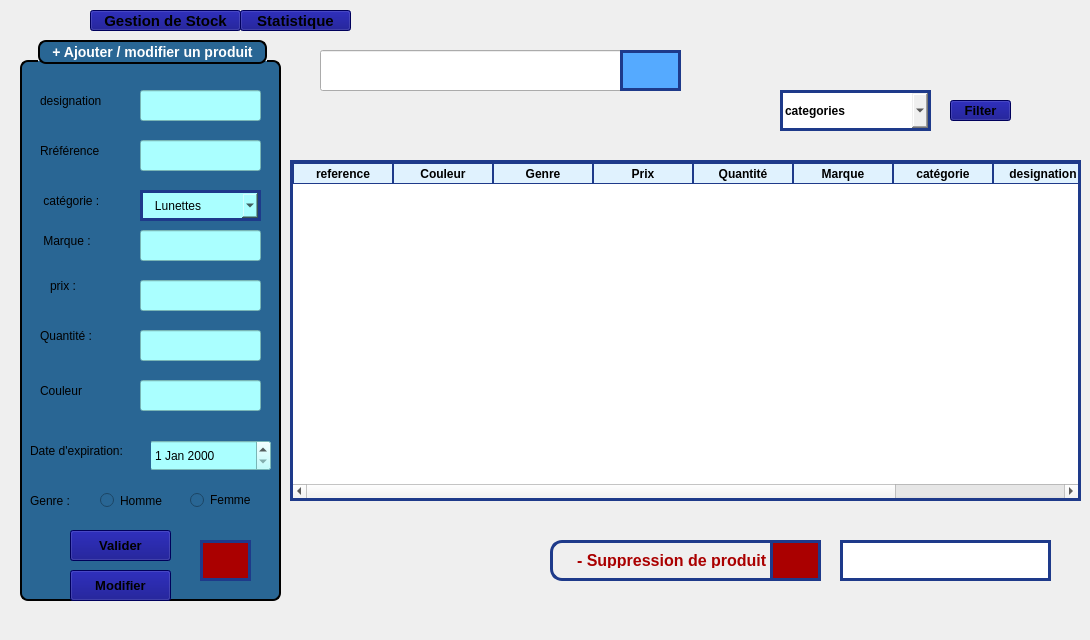
    <widget class="QWidget" name="page">
     <widget class="QStackedWidget" name="travaille_2">
      <property name="geometry">
       <rect>
        <x>10</x>
        <y>30</y>
        <width>1071</width>
        <height>601</height>
       </rect>
      </property>
      <property name="styleSheet">
       <string notr="true">/* Static design for label_9 */
QLabel#label_9 {
    font-size: 16px;
    font-weight: bold;
    padding: 10px 20px;
    border: 1px solid #93C5FD; /* light blue border */
    border-radius: 12px;
    color: #aa0000;  /* text color */
    background-color: qlineargradient(
        x1:0, y1:0, x2:0, y2:1,
        stop:0 #BFDBFE,   /* very light blue top */
        stop:1 #93C5FD    /* soft sky blue bottom */
    );
}

/* Hover effect (static, QLabel hover works) */
QLabel#label_9:hover {
    background-color: qlineargradient(
        x1:0, y1:0, x2:0, y2:1,
        stop:0 #E0F2FE,   /* almost white-blue */
        stop:1 #BFDBFE
    );
}

/* Pressed effect (optional for QLabel, not clickable by default) */
QLabel#label_9:pressed {
    background-color: #93C5FD; /* flat light blue */
}
QStackedWidget#travaille {
    border: 2px solid black;
    border-radius: 8px; /* Optional: rounded corners */
}
</string>
      </property>
      <property name="currentIndex">
       <number>0</number>
      </property>
      <widget class="QWidget" name="page_10">
       <widget class="QLineEdit" name="lineEdit_6">
        <property name="geometry">
         <rect>
          <x>830</x>
          <y>510</y>
          <width>211</width>
          <height>41</height>
         </rect>
        </property>
        <property name="styleSheet">
         <string notr="true">  border: 3px solid #1E3A8A;
color: rgb(0, 0, 0);</string>
        </property>
        <property name="text">
         <string/>
        </property>
       </widget>
       <widget class="QTableWidget" name="tableWidget">
        <property name="geometry">
         <rect>
          <x>280</x>
          <y>130</y>
          <width>791</width>
          <height>341</height>
         </rect>
        </property>
        <property name="styleSheet">
         <string notr="true">QTableWidget {
    border: 3px solid #1E3A8A;   /* outer border */
    gridline-color: #1E3A8A;     /* inner cell lines */
    color: black;                /* text color inside cells */
    background-color: white;     /* cell background */
}

QHeaderView::section {
    border: 1px solid #1E3A8A;
    color: black;                /* header text color */
    background-color: #E0F2FE;   /* light blue header background */
    font-weight: bold;
}


</string>
        </property>
        <column>
         <property name="text">
          <string>reference</string>
         </property>
         <property name="font">
          <font>
           <pointsize>10</pointsize>
          </font>
         </property>
        </column>
        <column>
         <property name="text">
          <string>Couleur</string>
         </property>
        </column>
        <column>
         <property name="text">
          <string>Genre</string>
         </property>
        </column>
        <column>
         <property name="text">
          <string>Prix</string>
         </property>
        </column>
        <column>
         <property name="text">
          <string>Quantité</string>
         </property>
        </column>
        <column>
         <property name="text">
          <string>Marque</string>
         </property>
        </column>
        <column>
         <property name="text">
          <string>catégorie</string>
         </property>
        </column>
        <column>
         <property name="text">
          <string>designation</string>
         </property>
        </column>
        <column>
         <property name="text">
          <string>Date d'expiration</string>
         </property>
        </column>
       </widget>
       <widget class="QComboBox" name="comboBox">
        <property name="geometry">
         <rect>
          <x>770</x>
          <y>60</y>
          <width>151</width>
          <height>41</height>
         </rect>
        </property>
        <property name="font">
         <font>
          <bold>true</bold>
         </font>
        </property>
        <property name="whatsThis">
         <string>&lt;html&gt;&lt;head/&gt;&lt;body&gt;&lt;p&gt;&lt;br/&gt;&lt;/p&gt;&lt;/body&gt;&lt;/html&gt;</string>
        </property>
        <property name="styleSheet">
         <string notr="true">  border: 3px solid #1E3A8A;
color: rgb(0, 0, 0);</string>
        </property>
        <item>
         <property name="text">
          <string>categories</string>
         </property>
        </item>
        <item>
         <property name="text">
          <string>prix</string>
         </property>
        </item>
        <item>
         <property name="text">
          <string>genre</string>
         </property>
        </item>
       </widget>
       <widget class="QPushButton" name="pushButton_5">
        <property name="geometry">
         <rect>
          <x>760</x>
          <y>510</y>
          <width>51</width>
          <height>41</height>
         </rect>
        </property>
        <property name="styleSheet">
         <string notr="true">border: 3px solid #1E3A8A;
background-color: rgb(170, 0, 0);</string>
        </property>
        <property name="text">
         <string/>
        </property>
        <property name="icon">
         <iconset theme="QIcon::ThemeIcon::EditDelete"/>
        </property>
       </widget>
       <widget class="QLabel" name="label_9">
        <property name="geometry">
         <rect>
          <x>540</x>
          <y>510</y>
          <width>271</width>
          <height>41</height>
         </rect>
        </property>
        <property name="styleSheet">
         <string notr="true">border: 3px solid #1E3A8A;</string>
        </property>
        <property name="text">
         <string>- Suppression de produit</string>
        </property>
       </widget>
       <widget class="QGroupBox" name="groupBox">
        <property name="geometry">
         <rect>
          <x>10</x>
          <y>10</y>
          <width>261</width>
          <height>561</height>
         </rect>
        </property>
        <property name="styleSheet">
         <string notr="true">QGroupBox {
    background-color: rgb(41, 102, 148);   /* blue background */
    border: 2px solid black;               /* black border, 2px wide */
    border-radius: 8px;                    /* rounded corners */
    margin-top: 20px;                      /* space for the title */
    color: white;                          /* title text color */
    font-weight: bold;
    font-size: 14px;
}

QGroupBox::title {
 border: 2px solid black;               /* black border, 2px wide */
    border-radius: 8px;     
background-color: rgb(41, 102, 148);
    subcontrol-origin: margin;
    subcontrol-position: top center;       /* title centered */
    padding: 2px 10px;
}</string>
        </property>
        <property name="title">
         <string>+ Ajouter / modifier un produit</string>
        </property>
        <widget class="QLineEdit" name="lineEdit_2">
         <property name="geometry">
          <rect>
           <x>120</x>
           <y>50</y>
           <width>121</width>
           <height>31</height>
          </rect>
         </property>
         <property name="styleSheet">
          <string notr="true">color: rgb(0, 0, 0);

background-color: rgb(170, 255, 255);</string>
         </property>
         <property name="text">
          <string/>
         </property>
        </widget>
        <widget class="QLineEdit" name="lineEdit_3">
         <property name="geometry">
          <rect>
           <x>120</x>
           <y>100</y>
           <width>121</width>
           <height>31</height>
          </rect>
         </property>
         <property name="styleSheet">
          <string notr="true">
background-color: rgb(170, 255, 255);
color: rgb(0, 0, 0);</string>
         </property>
         <property name="text">
          <string/>
         </property>
        </widget>
        <widget class="QDateEdit" name="dateEdit">
         <property name="geometry">
          <rect>
           <x>130</x>
           <y>400</y>
           <width>121</width>
           <height>31</height>
          </rect>
         </property>
         <property name="styleSheet">
          <string notr="true">background-color: rgb(170, 255, 255);
color: rgb(0, 0, 0);</string>
         </property>
        </widget>
        <widget class="QPushButton" name="pushButton_2">
         <property name="geometry">
          <rect>
           <x>50</x>
           <y>490</y>
           <width>101</width>
           <height>31</height>
          </rect>
         </property>
         <property name="font">
          <font>
           <pointsize>10</pointsize>
           <bold>true</bold>
          </font>
         </property>
         <property name="styleSheet">
          <string notr="true">background-color: rgb(0, 0, 127);
</string>
         </property>
         <property name="text">
          <string>Valider</string>
         </property>
         <property name="icon">
          <iconset theme="QIcon::ThemeIcon::ListAdd"/>
         </property>
        </widget>
        <widget class="QLabel" name="label_2">
         <property name="geometry">
          <rect>
           <x>20</x>
           <y>280</y>
           <width>81</width>
           <height>31</height>
          </rect>
         </property>
         <property name="styleSheet">
          <string notr="true">background-color: rgb(41, 102, 148);
</string>
         </property>
         <property name="text">
          <string>Quantité :</string>
         </property>
        </widget>
        <widget class="QLabel" name="label_11">
         <property name="geometry">
          <rect>
           <x>20</x>
           <y>180</y>
           <width>71</width>
           <height>41</height>
          </rect>
         </property>
         <property name="styleSheet">
          <string notr="true">background-color: rgb(41, 102, 148);
</string>
         </property>
         <property name="text">
          <string> Marque :</string>
         </property>
        </widget>
        <widget class="QLabel" name="label_12">
         <property name="geometry">
          <rect>
           <x>20</x>
           <y>90</y>
           <width>81</width>
           <height>41</height>
          </rect>
         </property>
         <property name="styleSheet">
          <string notr="true">background-color: rgb(41, 102, 148);
</string>
         </property>
         <property name="text">
          <string>Rréférence</string>
         </property>
        </widget>
        <widget class="QLabel" name="label_13">
         <property name="geometry">
          <rect>
           <x>20</x>
           <y>330</y>
           <width>71</width>
           <height>41</height>
          </rect>
         </property>
         <property name="styleSheet">
          <string notr="true">background-color: rgb(41, 102, 148);
</string>
         </property>
         <property name="text">
          <string>Couleur</string>
         </property>
        </widget>
        <widget class="QLabel" name="label_14">
         <property name="geometry">
          <rect>
           <x>10</x>
           <y>440</y>
           <width>61</width>
           <height>41</height>
          </rect>
         </property>
         <property name="styleSheet">
          <string notr="true">background-color: rgb(41, 102, 148);
</string>
         </property>
         <property name="text">
          <string>Genre :</string>
         </property>
        </widget>
        <widget class="QLabel" name="label_15">
         <property name="geometry">
          <rect>
           <x>20</x>
           <y>40</y>
           <width>81</width>
           <height>41</height>
          </rect>
         </property>
         <property name="styleSheet">
          <string notr="true">background-color: rgb(41, 102, 148);
</string>
         </property>
         <property name="text">
          <string>designation</string>
         </property>
        </widget>
        <widget class="QLabel" name="label_16">
         <property name="geometry">
          <rect>
           <x>10</x>
           <y>390</y>
           <width>121</width>
           <height>41</height>
          </rect>
         </property>
         <property name="styleSheet">
          <string notr="true">background-color: rgb(41, 102, 148);
</string>
         </property>
         <property name="text">
          <string>Date d'expiration:</string>
         </property>
        </widget>
        <widget class="QLineEdit" name="lineEdit_7">
         <property name="geometry">
          <rect>
           <x>120</x>
           <y>190</y>
           <width>121</width>
           <height>31</height>
          </rect>
         </property>
         <property name="styleSheet">
          <string notr="true">
background-color: rgb(170, 255, 255);
color: rgb(0, 0, 0);</string>
         </property>
         <property name="text">
          <string/>
         </property>
        </widget>
        <widget class="QLineEdit" name="lineEdit_8">
         <property name="geometry">
          <rect>
           <x>120</x>
           <y>340</y>
           <width>121</width>
           <height>31</height>
          </rect>
         </property>
         <property name="styleSheet">
          <string notr="true">background-color: rgb(170, 255, 255);
color: rgb(0, 0, 0);</string>
         </property>
         <property name="text">
          <string/>
         </property>
        </widget>
        <widget class="QLineEdit" name="lineEdit_9">
         <property name="geometry">
          <rect>
           <x>120</x>
           <y>290</y>
           <width>121</width>
           <height>31</height>
          </rect>
         </property>
         <property name="styleSheet">
          <string notr="true">background-color: rgb(170, 255, 255);
color: rgb(0, 0, 0);</string>
         </property>
         <property name="text">
          <string/>
         </property>
        </widget>
        <widget class="QRadioButton" name="radioButton">
         <property name="geometry">
          <rect>
           <x>80</x>
           <y>450</y>
           <width>81</width>
           <height>21</height>
          </rect>
         </property>
         <property name="styleSheet">
          <string notr="true">color: rgb(0, 0, 0);
background-color: rgb(41, 102, 148);</string>
         </property>
         <property name="text">
          <string>Homme</string>
         </property>
        </widget>
        <widget class="QRadioButton" name="radioButton_2">
         <property name="geometry">
          <rect>
           <x>170</x>
           <y>450</y>
           <width>81</width>
           <height>20</height>
          </rect>
         </property>
         <property name="styleSheet">
          <string notr="true">background-color: rgb(41, 102, 148);
color: rgb(0, 0, 0);</string>
         </property>
         <property name="text">
          <string>Femme</string>
         </property>
        </widget>
        <widget class="QPushButton" name="pushButton_31">
         <property name="geometry">
          <rect>
           <x>180</x>
           <y>500</y>
           <width>51</width>
           <height>41</height>
          </rect>
         </property>
         <property name="styleSheet">
          <string notr="true">border: 3px solid #1E3A8A;
background-color: rgb(170, 0, 0);
</string>
         </property>
         <property name="text">
          <string/>
         </property>
         <property name="icon">
          <iconset theme="QIcon::ThemeIcon::EditClear"/>
         </property>
        </widget>
        <widget class="QLabel" name="label_45">
         <property name="geometry">
          <rect>
           <x>30</x>
           <y>230</y>
           <width>51</width>
           <height>31</height>
          </rect>
         </property>
         <property name="styleSheet">
          <string notr="true">background-color: rgb(41, 102, 148);
</string>
         </property>
         <property name="text">
          <string>prix :</string>
         </property>
        </widget>
        <widget class="QLineEdit" name="lineEdit_36">
         <property name="geometry">
          <rect>
           <x>120</x>
           <y>240</y>
           <width>121</width>
           <height>31</height>
          </rect>
         </property>
         <property name="styleSheet">
          <string notr="true">background-color: rgb(170, 255, 255);
color: rgb(0, 0, 0);</string>
         </property>
         <property name="text">
          <string/>
         </property>
        </widget>
        <widget class="QLabel" name="label_46">
         <property name="geometry">
          <rect>
           <x>20</x>
           <y>140</y>
           <width>71</width>
           <height>41</height>
          </rect>
         </property>
         <property name="styleSheet">
          <string notr="true">background-color: rgb(41, 102, 148);
</string>
         </property>
         <property name="text">
          <string> catégorie :</string>
         </property>
        </widget>
        <widget class="QComboBox" name="comboBox_4">
         <property name="geometry">
          <rect>
           <x>120</x>
           <y>150</y>
           <width>121</width>
           <height>31</height>
          </rect>
         </property>
         <property name="whatsThis">
          <string>&lt;html&gt;&lt;head/&gt;&lt;body&gt;&lt;p&gt;&lt;br/&gt;&lt;/p&gt;&lt;/body&gt;&lt;/html&gt;</string>
         </property>
         <property name="styleSheet">
          <string notr="true">  border: 3px solid #1E3A8A;
color: rgb(0, 0, 0);
background-color: rgb(170, 255, 255);</string>
         </property>
         <item>
          <property name="text">
           <string>   Lunettes</string>
          </property>
         </item>
         <item>
          <property name="text">
           <string>   Lentilles</string>
          </property>
         </item>
         <item>
          <property name="text">
           <string>   Accessoires</string>
          </property>
         </item>
        </widget>
        <widget class="QPushButton" name="pushButton_32">
         <property name="geometry">
          <rect>
           <x>50</x>
           <y>530</y>
           <width>101</width>
           <height>31</height>
          </rect>
         </property>
         <property name="font">
          <font>
           <pointsize>10</pointsize>
           <bold>true</bold>
          </font>
         </property>
         <property name="styleSheet">
          <string notr="true">background-color: rgb(0, 0, 127);
</string>
         </property>
         <property name="text">
          <string>Modifier</string>
         </property>
         <property name="icon">
          <iconset theme="QIcon::ThemeIcon::MailMessageNew"/>
         </property>
        </widget>
       </widget>
       <widget class="QLineEdit" name="lineEdit_5">
        <property name="geometry">
         <rect>
          <x>310</x>
          <y>20</y>
          <width>361</width>
          <height>41</height>
         </rect>
        </property>
        <property name="styleSheet">
         <string notr="true">QLineEdit {
      border: 3px solid #1E3A8A;
      /* default border */
    border-radius: 12px;            /* rounded shape */
    padding: 6px 10px;
    background-color: #ffffff;
    color: black;
    font-size: 14px;
}

/* when focused */
QLineEdit:focus {
    border: 2px solid #2f2ee9;      /* highlight color */
    background-color: #f0f4ff;      /* light blue background on focus */
    font-weight: bold;              /* text bolder on focus */
}
color: rgb(0, 0, 0);</string>
        </property>
        <property name="text">
         <string/>
        </property>
       </widget>
       <widget class="QPushButton" name="pushButtonR">
        <property name="geometry">
         <rect>
          <x>610</x>
          <y>20</y>
          <width>61</width>
          <height>41</height>
         </rect>
        </property>
        <property name="styleSheet">
         <string notr="true">background-color: rgb(85, 170, 255);
  border: 3px solid #1E3A8A;
</string>
        </property>
        <property name="text">
         <string/>
        </property>
        <property name="icon">
         <iconset theme="QIcon::ThemeIcon::EditFind"/>
        </property>
       </widget>
       <widget class="QPushButton" name="pushButton_9">
        <property name="geometry">
         <rect>
          <x>940</x>
          <y>70</y>
          <width>61</width>
          <height>21</height>
         </rect>
        </property>
        <property name="font">
         <font>
          <pointsize>10</pointsize>
          <bold>true</bold>
         </font>
        </property>
        <property name="styleSheet">
         <string notr="true">background-color: rgb(0, 0, 127);
</string>
        </property>
        <property name="text">
         <string>Filter</string>
        </property>
       </widget>
       <widget class="QLabel" name="image_2">
        <property name="geometry">
         <rect>
          <x>950</x>
          <y>10</y>
          <width>41</width>
          <height>41</height>
         </rect>
        </property>
        <property name="text">
         <string/>
        </property>
        <property name="pixmap">
         <pixmap>../../../Desktop/gsxg/images/1223.jpg</pixmap>
        </property>
       </widget>
       <zorder>image_2</zorder>
       <zorder>lineEdit_6</zorder>
       <zorder>tableWidget</zorder>
       <zorder>comboBox</zorder>
       <zorder>label_9</zorder>
       <zorder>pushButton_5</zorder>
       <zorder>groupBox</zorder>
       <zorder>lineEdit_5</zorder>
       <zorder>pushButton_9</zorder>
       <zorder>pushButtonR</zorder>
      </widget>
      <widget class="QWidget" name="page_11">
       <widget class="QLabel" name="image2_2">
        <property name="geometry">
         <rect>
          <x>930</x>
          <y>20</y>
          <width>51</width>
          <height>61</height>
         </rect>
        </property>
        <property name="text">
         <string/>
        </property>
        <property name="pixmap">
         <pixmap>../../../Desktop/gsxg/images/1223.jpg</pixmap>
        </property>
       </widget>
       <widget class="QTableWidget" name="tableWidget_6">
        <property name="geometry">
         <rect>
          <x>170</x>
          <y>80</y>
          <width>621</width>
          <height>321</height>
         </rect>
        </property>
        <property name="minimumSize">
         <size>
          <width>621</width>
          <height>0</height>
         </size>
        </property>
        <property name="maximumSize">
         <size>
          <width>621</width>
          <height>16777215</height>
         </size>
        </property>
        <property name="styleSheet">
         <string notr="true">QTableWidget {
    border: 3px solid #1E3A8A;   /* outer border */
    gridline-color: #1E3A8A;     /* inner cell lines */
    color: black;                /* text color inside cells */
    background-color: white;     /* cell background */
}

QHeaderView::section {
    border: 1px solid #1E3A8A;
    color: black;                /* header text color */
    background-color: #E0F2FE;   /* light blue header background */
    font-weight: bold;
}


</string>
        </property>
        <column>
         <property name="text">
          <string>reference</string>
         </property>
         <property name="font">
          <font>
           <pointsize>10</pointsize>
          </font>
         </property>
        </column>
        <column>
         <property name="text">
          <string>designation</string>
         </property>
        </column>
        <column>
         <property name="text">
          <string>Quantité</string>
         </property>
        </column>
        <column>
         <property name="text">
          <string>marque</string>
         </property>
        </column>
        <column>
         <property name="text">
          <string>catégorie</string>
         </property>
        </column>
       </widget>
      </widget>
     </widget>
     <widget class="QPushButton" name="pushButton_4">
      <property name="geometry">
       <rect>
        <x>240</x>
        <y>10</y>
        <width>111</width>
        <height>21</height>
       </rect>
      </property>
      <property name="font">
       <font>
        <pointsize>11</pointsize>
        <bold>true</bold>
       </font>
      </property>
      <property name="styleSheet">
       <string notr="true">background-color: rgb(0, 0, 127);
</string>
      </property>
      <property name="text">
       <string>Statistique</string>
      </property>
     </widget>
     <widget class="QPushButton" name="pushButton_3">
      <property name="geometry">
       <rect>
        <x>90</x>
        <y>10</y>
        <width>151</width>
        <height>21</height>
       </rect>
      </property>
      <property name="font">
       <font>
        <pointsize>11</pointsize>
        <bold>true</bold>
       </font>
      </property>
      <property name="styleSheet">
       <string notr="true">background-color: rgb(0, 0, 127);
</string>
      </property>
      <property name="text">
       <string>Gestion de Stock</string>
      </property>
     </widget>
    </widget>
